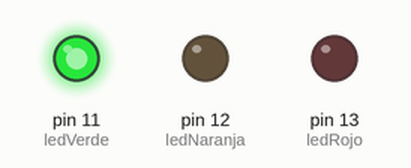
The sketch below on a simulated Arduino Uno, built with avr-gcc and run on an emulated ATmega328P. On the bench: output pins drawn as LEDs (lit = HIGH).

Above: at 2.5 s.
At 6.0 s:
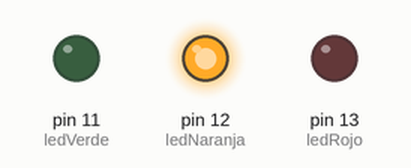
At 9.5 s:
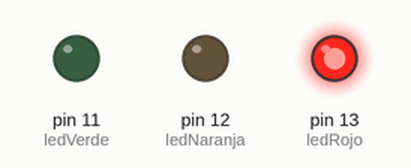
Timing chart, 0 to 15.6 s (numbered marks = the images above):
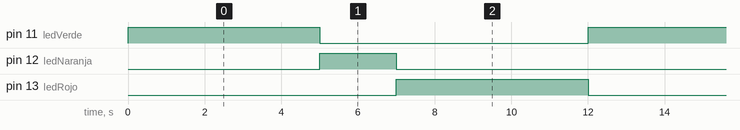

Measured:
- by itself, pin 11 (ledVerde), pin 13 (ledRojo): alternates HIGH for 5.0 s and LOW for 7.0 s
- by itself, pin 12 (ledNaranja): alternates HIGH for 2.0 s and LOW for 10.0 s
- by itself, everything shown: repeats every 12.0 s, in 4 steps

The sketch:

02-semaforo.ino
```cpp
// Semáforo: verde 5 s, naranja 2 s y rojo 5 s

const int ledVerde = 11;    // LED verde conectado al pin 11
const int ledNaranja = 12;  // LED naranja conectado al pin 12
const int ledRojo = 13;     // LED rojo conectado al pin 13

void setup() {
  // los pines de los tres LED son salidas
  pinMode(ledVerde, OUTPUT);
  pinMode(ledNaranja, OUTPUT);
  pinMode(ledRojo, OUTPUT);
}

void loop() {
  // fase verde: 5 segundos
  digitalWrite(ledVerde, HIGH);
  delay(5000);
  digitalWrite(ledVerde, LOW);

  // fase naranja: 2 segundos
  digitalWrite(ledNaranja, HIGH);
  delay(2000);
  digitalWrite(ledNaranja, LOW);

  // fase roja: 5 segundos
  digitalWrite(ledRojo, HIGH);
  delay(5000);
  digitalWrite(ledRojo, LOW);
}
```
